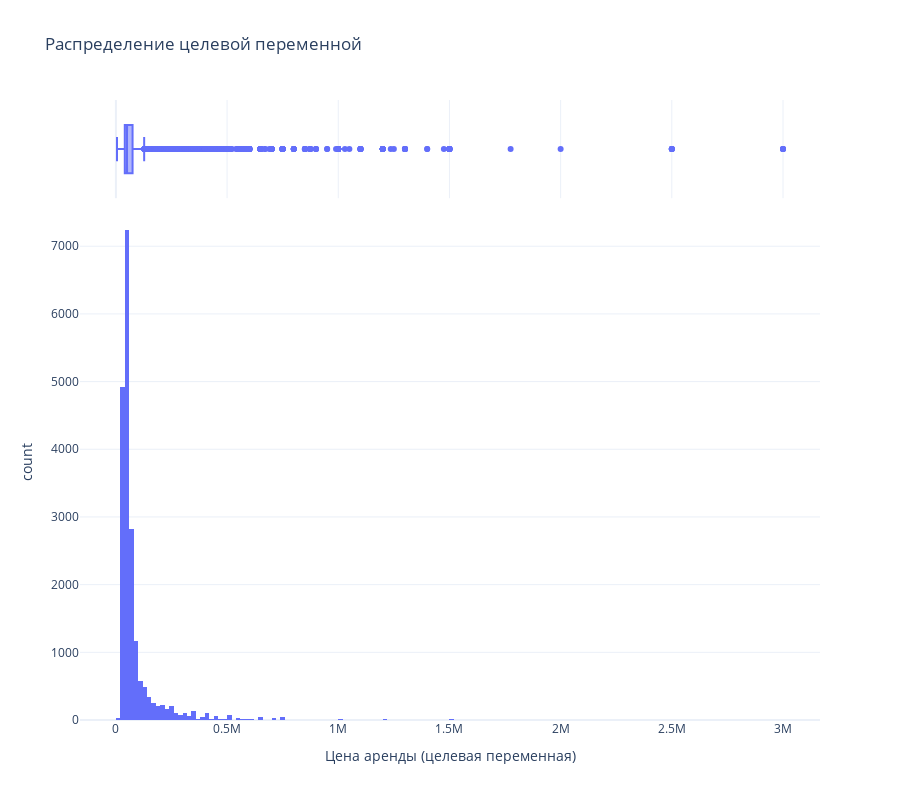

Write notebook code for a chart like this one.
### Markdown cell above
## Распределение целевой переменной

Целевая переменная — месячная арендная плата в рублях.

### Code cell
fig = px.histogram(data_df, 
                    x='price_tmp', 
                    nbins=200,
                    title='Распределение целевой переменной',
                    marginal='box',
                    labels={'price_tmp': 'Цена аренды (целевая переменная)'
                            } 
)

# Увеличиваем высоту — чтобы вместить все строки
fig.update_layout(height=800)

fig.show()

### Figure 1 — Plotly figure (JSON) as saved in the notebook; plotly's stock layout.template omitted (floating-point values rounded to 4 significant figures; data arrays with more than 128 entries replaced by an {"elided": "..."} marker saying what was removed)
{"data": [{"bingroup": "x", "hovertemplate": "Цена аренды (целевая переменная)=%{x}<br>count=%{y}<extra></extra>", "legendgroup": "", "marker": {"color": "#636efa", "pattern": {"shape": ""}}, "name": "", "nbinsx": 200, "orientation": "v", "showlegend": false, "type": "histogram", "x": {"elided": "19737 float values"}, "xaxis": "x", "yaxis": "y"}, {"hovertemplate": "Цена аренды (целевая переменная)=%{x}<extra></extra>", "legendgroup": "", "marker": {"color": "#636efa"}, "name": "", "notched": true, "showlegend": false, "type": "box", "x": {"elided": "19737 float values"}, "xaxis": "x2", "yaxis": "y2"}], "layout": {"barmode": "relative", "height": 800, "legend": {"tracegroupgap": 0}, "title": {"text": "Распределение целевой переменной"}, "xaxis": {"anchor": "y", "domain": [0, 1], "title": {"text": "Цена аренды (целевая переменная)"}}, "xaxis2": {"anchor": "y2", "domain": [0, 1], "matches": "x", "showgrid": true, "showticklabels": false}, "yaxis": {"anchor": "x", "domain": [0, 0.8316], "title": {"text": "count"}}, "yaxis2": {"anchor": "x2", "domain": [0.8416, 1], "matches": "y2", "showgrid": false, "showline": false, "showticklabels": false, "ticks": ""}}}
